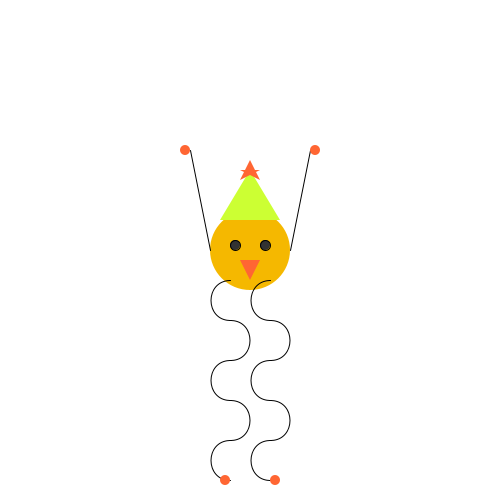
Frame 1 (no input)
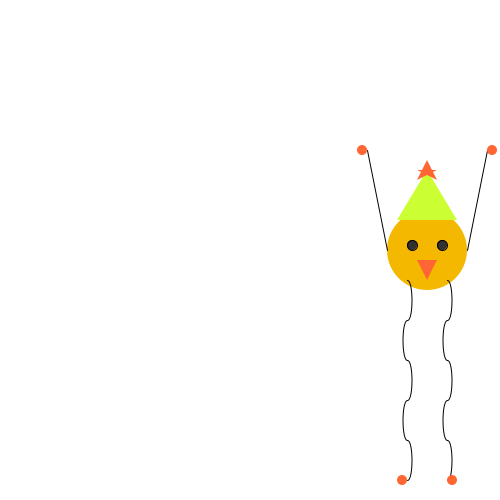
Frame 60 (the mouse pressed at the canvas centre just before this capture)
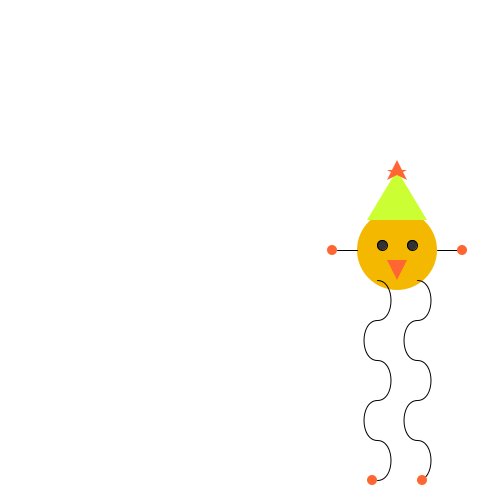
Frame 120 (the mouse held since frame 60 and released just before this capture)

The Processing sketch that drew these frames (run headless with seeded random() and noise(); from frame 60 on, the mouse is pressed at the canvas centre):

// Processing sketch: processing_21899
// ── processing_21899.pde

Julie julie;
   
void setup() {
  size (500, 500);
  smooth();
     
  //Initialize Julie object
  julie = new Julie(); //Initialize julie object in setup() by call constructor
}
   
void draw() {
  background(255);
  //operate Julie object
  julie.wiggleLegs();
  julie.display();
  julie.bounce();
}
   
class Julie {    //Define a class below the rest of the program
     
  //Variables
  float centerX, centerY, distance, llegcX, rlegcX;
  int dir, ldir, rdir;
     
     
  Julie() {      //Constructor
     
  centerX = 250;
  centerY = 250;
  dir = 1;
      
  distance = 30;
      
  llegcX = centerX-20;
  ldir = 2;
  rlegcX = centerX+20;
  rdir = 2;
     
  }
     
  void display() {
    ellipseMode(CENTER);
       
  /////////Body/////////////////////////////////////
     
  //stroke(0); //black
  noStroke();
  fill(245, 184, 0); //mango
  //ellipse(160, 130, 80, 80);
  ellipse(centerX, centerY, 80, 80);
         
  //Right eye
  stroke(0); //black
  fill(50); //almost black
  //ellipse(145, 125, 10, 10);
  ellipse(centerX-15, centerY-5, 10, 10);
         
  //Left eye
  stroke(0); //black
  fill(50); //almost black
  //ellipse(175, 125, 10, 10);
  //ellipse(175, 125, 10, 10);
  ellipse(centerX+15, centerY-5, 10, 10);
         
  //Beak
  //stroke(0);
  noStroke();
  fill(255, 102, 51); //purpley = 204, 51, 255
  //triangle(160, 160, 170, 140, 150, 140);
  triangle(centerX, centerY+30, centerX+10, centerY+10, centerX-10, centerY+10);
         
  //Hat
  //stroke(0);
  noStroke();
  fill(204, 255, 51); //lime
  //triangle(130, 100, 190, 100, 160, 50);
  triangle(centerX-30, centerY-30, centerX+30, centerY-30, centerX, centerY-80);
         
  //Star
  noStroke();
  fill(255, 102, 51);
  beginShape();
  //vertex(150, 60); //A
  vertex(centerX-10, centerY-70);
  //vertex(160, 40); //B
  vertex(centerX, centerY-90);
  //vertex(170, 60); //C
  vertex(centerX+10, centerY-70);
  //vertex(150, 50); //D
  vertex(centerX-10, centerY-80);
  //vertex(170, 50); //E
  vertex(centerX+10, centerY-80);
  endShape(CLOSE);
   
     
        
  ///////Arms & Legs///////////////////////////////////
     
  //Right arm
  stroke(0);
  strokeWeight(1);
  //line(120, 130, 100, 150);
  //line(centerX-40, centerY, centerX-60, centerY+20);
  line(centerX-40, centerY, centerX-60, constrain(mouseY, 150, 350));
         
  //Right hand
  //stroke(0); //black
  noStroke();
  fill(255, 102, 51); //Pick color!!!
  //ellipse(95, 155, 10, 10); the right hand stationary
  //ellipse(mouseX-65, mouseY+25, mouseX-150, mouseY-120); the right hand changing size
  //ellipse(centerX-65, centerY+25, 10, 10);
  ellipse(centerX-65, constrain(mouseY, 150, 350), 10, 10);
     
  /////////////////////
         
  //Left arm
  stroke(0);
  strokeWeight(1);
  //line(200, 130, 220, 150);
  //line(centerX+40, centerY, centerX+60, centerY+20);
  line(centerX+40, centerY, centerX+60, constrain(mouseY, 150, 350));
         
  //Left hand
  //stroke(0); //black
  noStroke();
  fill(255, 102, 51); //Pick color!!!
  //ellipse(225, 155, 10, 10); the left hand stationary
  //ellipse(mouseX+65, mouseY+25, mouseX-150, mouseY-120); the left hand changing size
  //ellipse(centerX+65, centerY+25, 10, 10);
  ellipse(centerX+65, constrain(mouseY, 150, 350), 10, 10);
         
        
     
  /////////Legs & Feet///////////////////////////////////// 
         
  //Right leg
   noFill();
  stroke(0);
  //(center = 160, 130);
  //line(140, 160, 140, 345);
  //line(centerX-20, centerY+30, centerX-20, centerY+215);
       
       
  //arc1
  strokeWeight(1);
  //bezier(140, 160, 110, 160, 110, 200, 140, 200);
  bezier(llegcX, centerY+30, llegcX-distance, centerY+30, llegcX-distance, centerY+70, llegcX, centerY+70);
       
  //arc2
  strokeWeight(1);
  //(140, 200, 170, 200, 170, 240, 140, 240);
  //bezier(centerX-20, centerY+70, centerX+10, centerY+70, centerX+10, centerY+110, centerX-20, centerY+110);
  bezier(llegcX, centerY+70, llegcX+distance, centerY+70, llegcX+distance, centerY+110, llegcX, centerY+110);
       
  //arc3
  strokeWeight(1);
  //(140, 240, 110, 240, 110, 280, 140, 280)
  //bezier(centerX-20, centerY+110, centerX-50, centerY+110, centerX-50, centerY+150, centerX-20, centerY+150);
  bezier(llegcX, centerY+110, llegcX-distance, centerY+110, llegcX-distance, centerY+150, llegcX, centerY+150);
       
  //arc4
  strokeWeight(1);
  //(140, 280, 170, 280, 170, 320, 140, 320)
  //bezier(centerX-20, centerY+150, centerX+10, centerY+150, centerX+10, centerY+190, centerX-20, centerY+190);
  bezier(llegcX, centerY+150, llegcX+distance, centerY+150, llegcX+distance, centerY+190, llegcX, centerY+190);
       
  //arc5
  strokeWeight(1);
  //(140, 320, 110, 320, 110, 360, 140, 360);
  //bezier(centerX-20, centerY+190, centerX-50, centerY+190, centerX-50, centerY+230, centerX-20, centerY+230);
  bezier(llegcX, centerY+190, llegcX-distance, centerY+190, llegcX-distance, centerY+230, llegcX, centerY+230);
       
      
  //Right foot
  //stroke(0); //black
  noStroke();
  fill(255, 102, 51); //Pick color!!!
  //ellipse(135, 360, 10, 10); the right foot stationary
  //ellipse(mouseX-25, mouseY+215, mouseX-150, mouseY-120); the right foot changing size
  ellipse(centerX-25, centerY+230, 10, 10);
         
  ////////////////////////////////////////////////////
       
  //Left leg
  stroke(0);
  strokeWeight(1);
  //line(180, 160, 180, 345);
  //line(centerX+20, centerY+30, centerX+20, centerY+215);
       
  //(center = 160, 130);
  //arc1
  noFill();
  strokeWeight(1);
  //bezier(180, 160, 150, 160, 150, 200, 180, 200);
  //bezier(centerX+20, centerY+30, centerX-10, centerY+30, centerX-10, centerY+70, centerX+20, centerY+70);
  //bezier(centerX+20, centerY+30, c, centerY+30, c, centerY+70, centerX+20, centerY+70);
  bezier(rlegcX, centerY+30, rlegcX-distance, centerY+30, rlegcX-distance, centerY+70, rlegcX, centerY+70);
       
  //arc2
  strokeWeight(1);
  //(180, 200, 210, 200, 210, 240, 180, 240);
  //bezier(centerX+20, centerY+70, centerX+50, centerY+70, centerX+50, centerY+110, centerX+20, centerY+110);
  bezier(rlegcX, centerY+70, rlegcX+distance, centerY+70, rlegcX+distance, centerY+110, rlegcX, centerY+110);
       
  //arc3
  strokeWeight(1);
  //(180, 240, 150, 240, 150, 280, 180, 280)
  //bezier(centerX+20, centerY+110, centerX-10, centerY+110, centerX-10, centerY+150, centerX+20, centerY+150);
  bezier(rlegcX, centerY+110, rlegcX-distance, centerY+110, rlegcX-distance, centerY+150, rlegcX, centerY+150);
       
  //arc4
  strokeWeight(1);
  //(180, 280, 210, 280, 210, 320, 180, 320)
  //bezier(centerX+20, centerY+150, centerX+50, centerY+150, centerX+50, centerY+190, centerX+20, centerY+190);
  bezier(rlegcX, centerY+150, rlegcX+distance, centerY+150, rlegcX+distance, centerY+190, rlegcX, centerY+190);
       
  //arc5
  strokeWeight(1);
  //bezier(180, 320, 150, 320, 150, 360, 180, 360);
  //bezier(centerX+20, centerY+190, centerX-10, centerY+190, centerX-10, centerY+230, centerX+20, centerY+230);
  bezier(rlegcX, centerY+190, rlegcX-distance, centerY+190, rlegcX-distance, centerY+230, rlegcX, centerY+230);
       
         
  //Left foot
  //stroke(0); //black
  noStroke();
  fill(255, 102, 51); //Pick color!!!
  //ellipse(185, 360, 10, 10); the left foot stationary
  //ellipse(mouseX+25, mouseY+215, mouseX-150, mouseY-120); the left foot changing size
  ellipse(centerX+25, centerY+230, 10, 10);
  }
     
  void wiggleLegs() {
     
    distance = distance-ldir;
      if(distance>30||distance<-30) {
        ldir=ldir*-1;
      }
      
    distance = distance-rdir;
      if(distance>30||distance<-30) {
        rdir=rdir*-1;
      }
    
   }
    
  void bounce() {
    
    if(centerX>500||centerX<0) {
        dir=dir*-1;
    }
    centerX = centerX+3*dir;
      
      
    llegcX = llegcX+3*dir;
      //if(llegcX>500||llegcX<0) {
        //dir=dir*-1;
      //}
    rlegcX = rlegcX+3*dir;
      //if(rlegcX>500||rlegcX<0) {
        //dir=dir*-1;
      //}
  }
  
}
